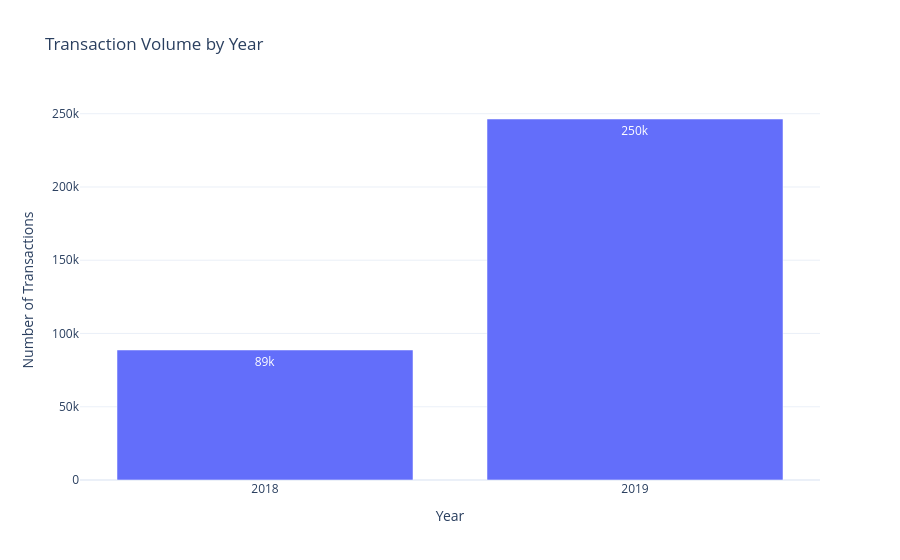

Notebook source saved alongside this figure:
### Code cell
pdf_year = yearly_summary.toPandas()

fig = px.bar(
    pdf_year,
    x="year",
    y="transaction_count",
    title="Transaction Volume by Year",
    labels={
        "year": "Year",
        "transaction_count": "Number of Transactions"
    },
    text_auto=".2s"
)

fig.update_layout(template="plotly_white")
fig.show()

### Figure 1 — Plotly figure (JSON) as saved in the notebook; plotly's stock layout.template omitted (floating-point values rounded to 4 significant figures)
{"data": [{"hovertemplate": "Year=%{x}<br>Number of Transactions=%{y}<extra></extra>", "legendgroup": "", "marker": {"color": "#636efa", "pattern": {"shape": ""}}, "name": "", "orientation": "v", "showlegend": false, "textposition": "auto", "texttemplate": "%{y:.2s}", "x": ["2018", "2019"], "xaxis": "x", "y": [88745, 246406], "yaxis": "y", "type": "bar"}], "layout": {"xaxis": {"anchor": "y", "domain": [0.0, 1.0], "title": {"text": "Year"}}, "yaxis": {"anchor": "x", "domain": [0.0, 1.0], "title": {"text": "Number of Transactions"}}, "legend": {"tracegroupgap": 0}, "title": {"text": "Transaction Volume by Year"}, "barmode": "relative"}}
